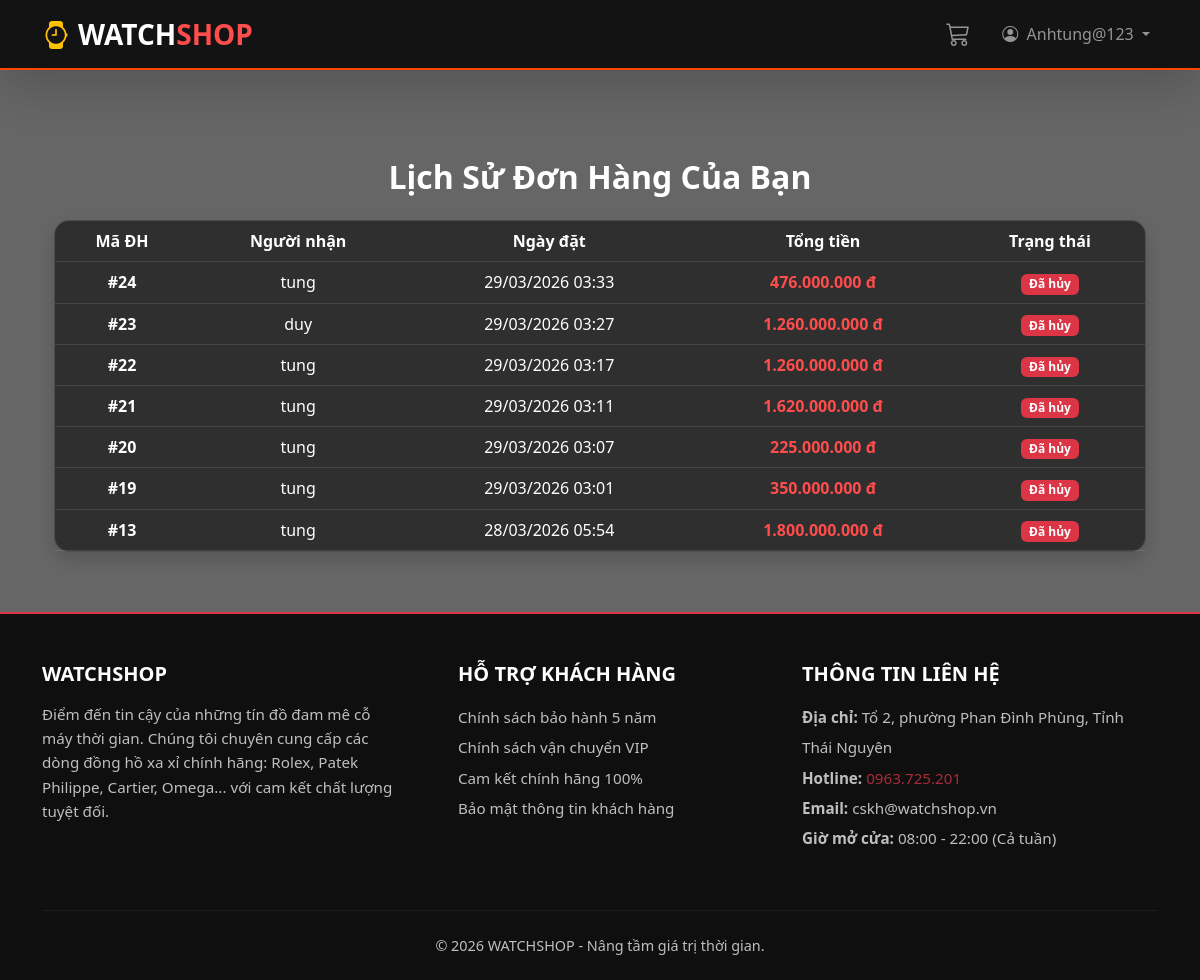
Page /history/ (signed in) on the committed database.
### products/models.py (models this page shows, shortened)
class Order(models.Model):
    STATUS_CHOICES = (
        ('Đang xử lý', 'Đang xử lý'),
        ('Chờ xác nhận CK', 'Chờ xác nhận CK'),
        ('Đã thanh toán (Thẻ)', 'Đã thanh toán (Thẻ)'),
        ('Đã xác nhận', 'Đã xác nhận'),
        ('Đang giao hàng', 'Đang giao hàng'),
        ('Hoàn thành', 'Hoàn thành'),
        ('Đã hủy', 'Đã hủy'),
    )
    fullname = models.CharField(max_length=100)
    phone = models.CharField(max_length=20)
    address = models.TextField()
    payment_method = models.CharField(max_length=50)
    total_price = models.IntegerField(default=0)
    created_at = models.DateTimeField(auto_now_add=True)
    user = models.ForeignKey(User, on_delete=models.SET_NULL, null=True, blank=True)
    status = models.CharField(max_length=50, choices=STATUS_CHOICES, default='Đang xử lý')

### products/views.py (the view)
# urls.py: path('history/', views.order_history, name='order_history'),
@login_required(login_url='login')
def order_history(request):
    orders = Order.objects.filter(user=request.user).order_by('-created_at')
    return render(request, 'order_history.html', {'orders': orders})

### products/context_processors.py (called while the page is built)
def cart_processor(request):
    cart = request.session.get('cart', {})
    cart_count = 0
    for key, value in cart.items():
        cart_count += value.get('quantity', 1)
    return {'cart_count': cart_count}

### templates/order_history.html
{% extends 'base.html' %}
{% load humanize %}
{% block content %}
<div class="container mt-5">
    <h2 class="mb-4 fw-bold text-center">Lịch Sử Đơn Hàng Của Bạn</h2>
    <div class="card shadow border-0">
        <div class="card-body p-0">
            <table class="table table-hover mb-0 text-center align-middle">
                <thead class="table-dark">
                    <tr>
                        <th>Mã ĐH</th>
                        <th>Người nhận</th>
                        <th>Ngày đặt</th>
                        <th>Tổng tiền</th>
                        <th>Trạng thái</th>
                    </tr>
                </thead>
                <tbody>
                    {% for order in orders %}
                    <tr>
                        <td class="fw-bold">#{{ order.id }}</td>
                        <td>{{ order.fullname }}</td>
                        <td>{{ order.created_at|date:"d/m/Y H:i" }}</td>
                        <td class="text-danger fw-bold">{{ order.total_price|intcomma }} đ</td>
                        <td>
                            {% if order.status == 'pending' %}
                                <span class="badge bg-warning text-dark">Đang xử lý</span>
                            {% elif order.status == 'approved' %}
                                <span class="badge bg-primary">Đã xác nhận</span>
                            {% elif order.status == 'delivering' %}
                                <span class="badge bg-info text-dark">Đang giao</span>
                            {% elif order.status == 'completed' %}
                                <span class="badge bg-success">Hoàn thành</span>
                            {% else %}
                                <span class="badge bg-danger">Đã hủy</span>
                            {% endif %}
                        </td>
                    </tr>
                    {% empty %}
                    <tr>
                        <td colspan="5" class="text-center py-4 text-muted">Bạn chưa có đơn hàng nào.</td>
                    </tr>
                    {% endfor %}
                </tbody>
            </table>
        </div>
    </div>
</div>
{% endblock %}

### templates/base.html (shortened to what this page needs)
<!DOCTYPE html>
<html lang="vi">
<head>
    <link href="https://cdn.jsdelivr.net/npm/bootstrap@5.3.0/dist/css/bootstrap.min.css" rel="stylesheet">
    <link rel="stylesheet" href="https://cdn.jsdelivr.net/npm/bootstrap-icons@1.11.1/font/bootstrap-icons.css">
</head>
<body class="d-flex flex-column">
    <nav class="navbar navbar-expand-lg navbar-dark shadow-lg sticky-top">
        <div class="container">
            <a class="navbar-brand fw-bold fs-3" href="{% url 'home' %}">
                <i class="bi bi-watch me-2 text-warning"></i>WATCH<span class="text-danger">SHOP</span>
            </a>
            <div class="collapse navbar-collapse" id="navbarNav">
                <ul class="navbar-nav ms-auto align-items-center">
                    <li class="nav-item">
                        <a class="nav-link position-relative" href="{% url 'view_cart' %}">
                           <i class="bi bi-cart3 fs-4"></i>
                        </a>
                    </li>
                    <li class="nav-item ms-3">
                        {% if user.is_authenticated %}
                            <div class="dropdown">
                                <a class="nav-link dropdown-toggle" href="#" data-bs-toggle="dropdown">
                                    <i class="bi bi-person-circle me-1"></i> {{ user.username }}
                                </a>
                            </div>
                        {% else %}
                            <a class="btn btn-outline-light btn-sm px-4 rounded-pill me-2" href="{% url 'login' %}">Đăng nhập</a>
                            <a class="btn btn-warning btn-sm px-4 rounded-pill text-dark fw-bold" href="{% url 'register' %}">Đăng ký</a>
                        {% endif %}
                    </li>
                </ul>
            </div>
        </div>
    </nav>
    <div class="container main-content flex-grow-1">
        {% block content %}
        {% endblock %}
    </div>
    <footer class="text-light pt-5 pb-4" style="background-color: #111; border-top: 2px solid #dc3545;">
        <div class="container">
            <div class="row">
                <div class="col-md-4 mb-4">
                    <h5 class="text-uppercase fw-bold mb-3" style="color: #dc3545;">WATCHSHOP</h5>
                    <p class="opacity-75" style="font-size: 0.95rem; line-height: 1.6;">
                        Điểm đến tin cậy của những tín đồ đam mê cỗ máy thời gian. Chúng tôi chuyên cung cấp các dòng đồng hồ xa xỉ chính hãng: Rolex, Patek Philippe, Cartier, Omega... với cam kết chất lượng tuyệt đối.
                    </p>
                </div>
                <div class="col-md-4 mb-4 ps-md-5">
                    <h5 class="text-uppercase fw-bold text-white mb-3">Hỗ trợ khách hàng</h5>
                    <ul class="list-unstyled opacity-75" style="font-size: 0.95rem; line-height: 2;">
                        <li><a href="#" class="text-light text-decoration-none">Chính sách bảo hành 5 năm</a></li>
                        <li><a href="#" class="text-light text-decoration-none">Chính sách vận chuyển VIP</a></li>
                        <li><a href="#" class="text-light text-decoration-none">Cam kết chính hãng 100%</a></li>
                        <li><a href="#" class="text-light text-decoration-none">Bảo mật thông tin khách hàng</a></li>
                    </ul>
                </div>
                <div class="col-md-4 mb-4">
                    <h5 class="text-uppercase fw-bold text-white mb-3">Thông tin liên hệ</h5>
                    <ul class="list-unstyled opacity-75" style="font-size: 0.95rem; line-height: 2;">
                        <li><strong>Địa chỉ:</strong> Tổ 2, phường Phan Đình Phùng, Tỉnh Thái Nguyên</li>
                        <li><strong>Hotline:</strong> <span style="color: #dc3545;">0963.725.201</span></li>
                        <li><strong>Email:</strong> cskh@watchshop.vn</li>
                        <li><strong>Giờ mở cửa:</strong> 08:00 - 22:00 (Cả tuần)</li>
                    </ul>
                </div>
            </div>
            <hr class="mb-4" style="border-color: #444;">
            <div class="row align-items-center">
                <div class="col-12 text-center opacity-75">
                    <p class="mb-0" style="font-size: 0.9rem;">&copy; 2026 WATCHSHOP - Nâng tầm giá trị thời gian.</p>
                </div>
            </div>
        </div>
    </footer>
</body>
</html>

### templates/base.html (style rules this page uses)
body { background-image: url('https://png.pngtree.com/background/20210711/original/pngtree-classic-quartz-watch-big-black-banner-picture-image_1125227.jpg'); background-attachment: fixed; background-size: cover; background-position: center; background-repeat: no-repeat; margin: 0; padding: 0; min-height: 100vh; position: relative; color: #ffffff; }
body::before { content: ""; position: fixed; top: 0; left: 0; width: 100%; height: 100%; background-color: rgba(0, 0, 0, 0.6); z-index: -1; }
h1, h2, h3, h4, h5, h6 { color: #ffffff !important; text-shadow: none !important; }
.card, .list-group-item { background: rgba(30, 30, 30, 0.75) !important; backdrop-filter: blur(10px) saturate(180%); -webkit-backdrop-filter: blur(10px) saturate(180%); border: 1px solid rgba(255, 255, 255, 0.15) !important; border-radius: 15px; color: #ffffff !important; }
.card p, .card span, .card div, .card label { color: #ffffff; }
.card .text-danger, .text-danger { color: #ff4d4d !important; font-weight: bold; text-shadow: none !important; }
.table { color: #ffffff !important; }
.table th, .table td { background-color: transparent !important; border-bottom: 1px solid rgba(255, 255, 255, 0.1) !important; color: #ffffff !important; }
.table thead th, .table-light th, .bg-light, .bg-white { background-color: transparent !important; color: #ffffff !important; }
.navbar { background: rgba(15, 15, 15, 0.95) !important; backdrop-filter: blur(10px); border-bottom: 2px solid #ff4500; }
.main-content { padding-top: 40px; padding-bottom: 60px; }
footer { background: rgba(0, 0, 0, 0.85) !important; border-top: 1px solid rgba(255, 255, 255, 0.1); }

### rows in the picture
Order: id "24", fullname "tung", created_at "29/03/2026 03:33", total_price "476.000.000", status "Đã hủy"
Order: id "23", fullname "duy", created_at "29/03/2026 03:27", total_price "1.260.000.000", status "Đã hủy"
Order: id "22", fullname "tung", created_at "29/03/2026 03:17", total_price "1.260.000.000", status "Đã hủy"
Order: id "21", fullname "tung", created_at "29/03/2026 03:11", total_price "1.620.000.000", status "Đã hủy"
Order: id "20", fullname "tung", created_at "29/03/2026 03:07", total_price "225.000.000", status "Đã hủy"
Order: id "19", fullname "tung", created_at "29/03/2026 03:01", total_price "350.000.000", status "Đã hủy"
Order: id "13", fullname "tung", created_at "28/03/2026 05:54", total_price "1.800.000.000", status "Đã hủy"

### other values in the picture
{{ user.username }} "Anhtung@123"
